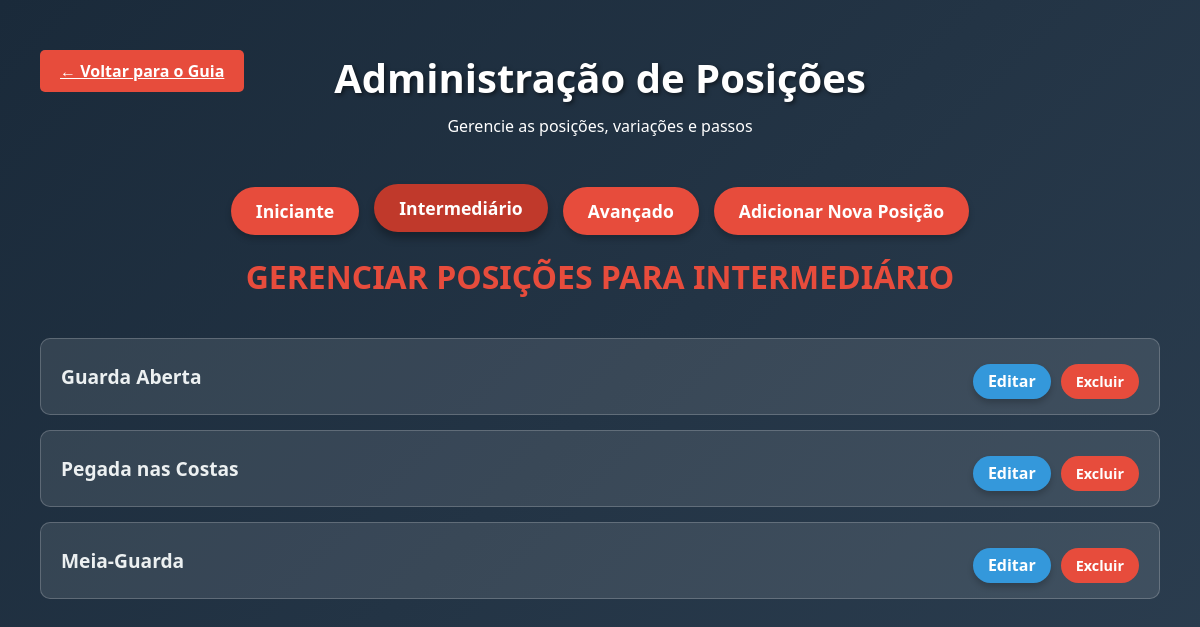
Before: /interAdm with the older database file.
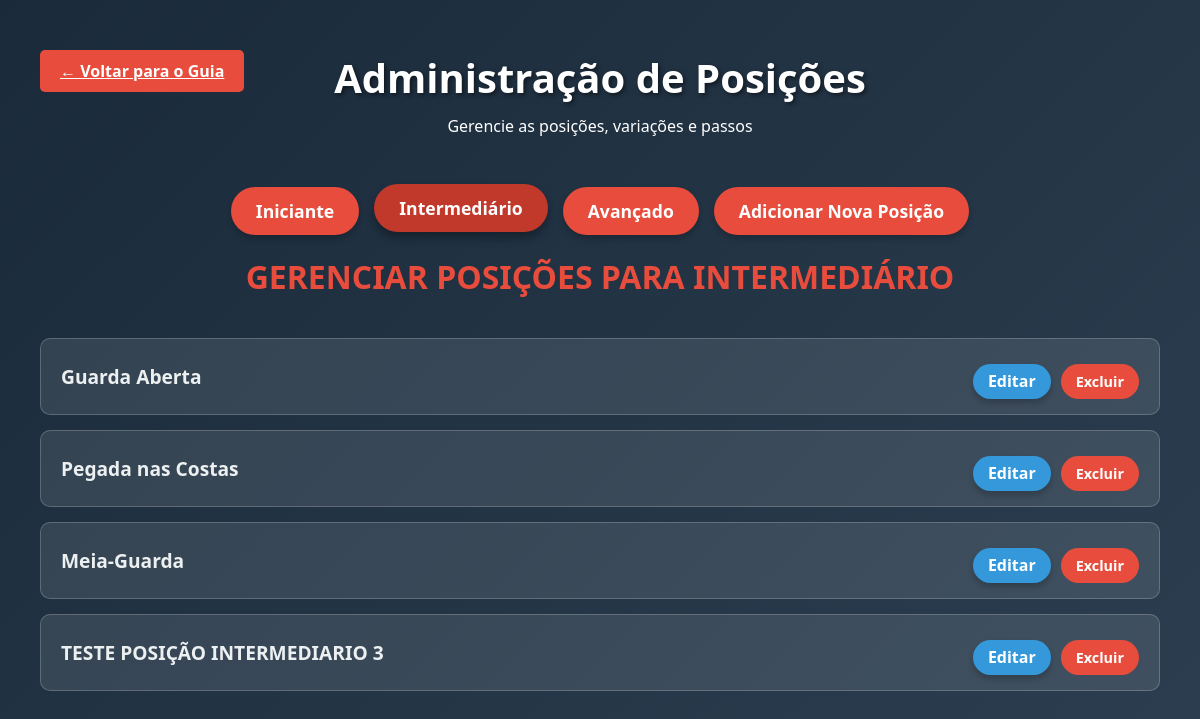
After: the same page with the newer database file.
### models/guia.py (models this page shows, shortened)
class Position(db.Model):
    __tablename__ = 'positions'
    id = db.Column(db.Integer, primary_key=True)
    name = db.Column(db.String(100), nullable=False)
    description = db.Column(db.Text, nullable=False)
    image = db.Column(db.String(100), nullable=True) # A imagem da posição
    level = db.Column(db.String(50), nullable=False)
    variations = db.relationship('Variation', backref='position', lazy=True, cascade="all, delete-orphan")

### controllers/controller.py (the view)
def interadm():
    positions = Position.query.filter_by(level='intermediate').all()
    return render_template('adm/inter_adm.html',positions=positions)

### view/adm/inter_adm.html (shortened to what this page needs)
{% extends 'templates/base.html' %}
    {% block conteudo %}
    <header>
        <div>
            <a href="{{ url_for('guiabjj_route') }}" class="back-button" style="display: block;">← Voltar para o Guia</a>
        </div>
        <h1>Administração de Posições</h1>
        <p>Gerencie as posições, variações e passos</p>
    </header>
    <div class="controls admin-controls">
        <a href="{{ url_for('admin_route') }}" class="level-btn">Iniciante</a>
        <a href="{{ url_for('interadm_route') }}" class="level-btn active">Intermediário</a>
        <a href="{{ url_for('avancadm_route') }}" class="level-btn">Avançado</a>
        <a href="{{ url_for('add_position_intermediate') }}" class="add-position-btn">Adicionar Nova Posição</a>
    </div>
    <div id="admin-content-container">
        <h2 class="level-header">Gerenciar Posições para Intermediário</h2>
        <div class="admin-list">
            {% for position in positions %}
            <div class="admin-position-item">
                <span>{{ position.name }}</span>
                <div class="admin-position-actions">
                    <a class="action-btn edit-btn" href="{{ url_for('edit_position_intermediate', position_id=position.id) }}" >Editar</a>
                     <form action="{{ url_for('delete_position_intermediate', position_id=position.id) }}" method="post" onsubmit="return confirm('Tem certeza que deseja excluir esta posição?');" >
                        <button class="action-btn delete-btn" type="submit" >Excluir</button>
                    </form>
                </div>
            </div>
            {% endfor %}
        </div>
    </div>
{% endblock %}

Changed rows visible on the page:
added Position: name "TESTE POSIÇÃO INTERMEDIARIO 3"
